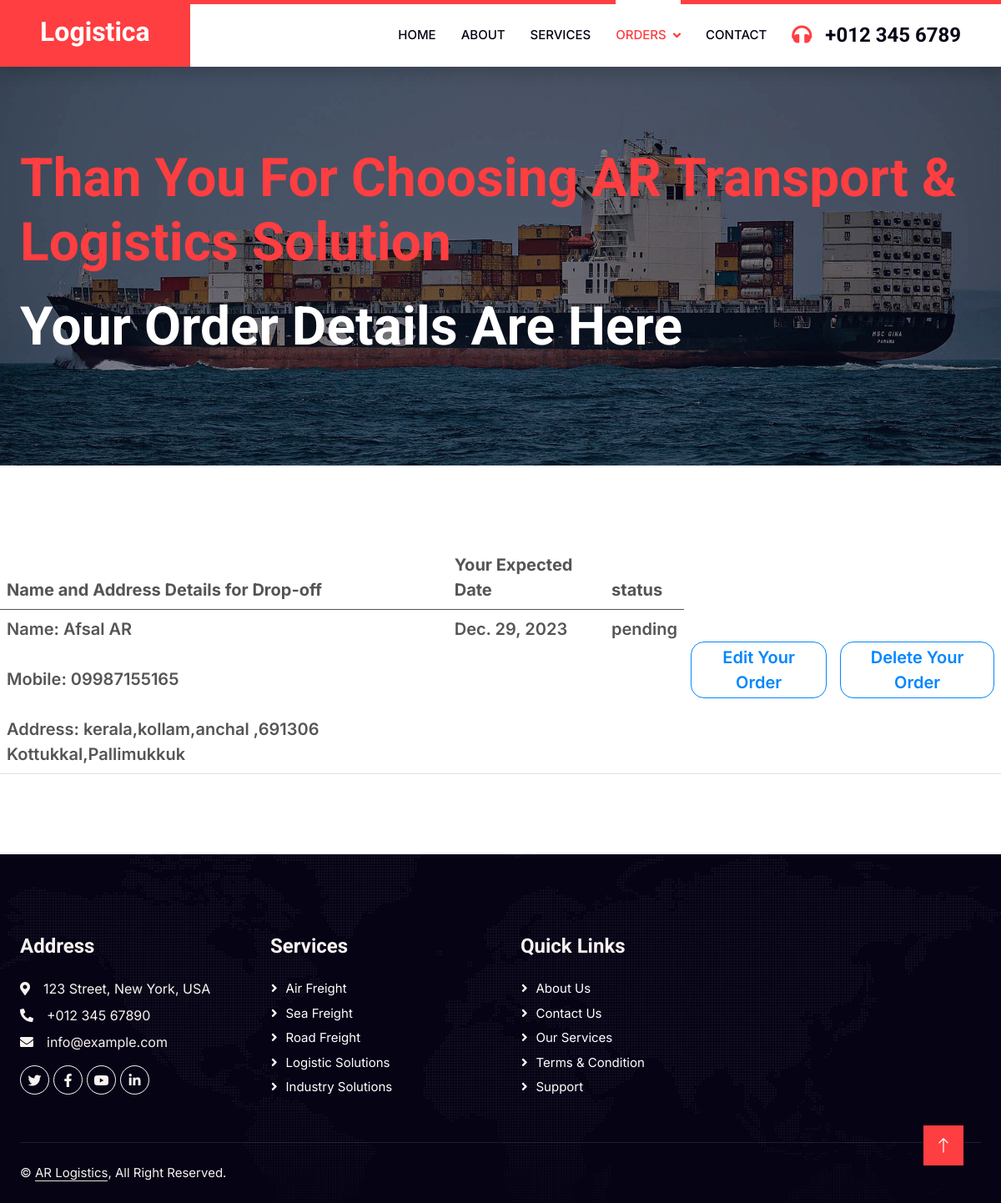
/logic/orders/ (signed in), run on the app's committed database.
### logic/models.py (models this page shows)
class receiverdb(models.Model):
    email = models.CharField(max_length=100, null=True, blank=True)
    re_f_name = models.CharField(max_length=100, null=True, blank=True)
    re_mobile = models.CharField(max_length=100, null=True, blank=True)
    re_address = models.CharField(max_length=100, null=True,blank=True)
    re_date = models.DateField(null=True, default='', blank=True)
    re_status = models.CharField(max_length=100, null=True, blank=True)

### logic/views.py (the view)
# urls.py: path('orders/', views.orders, name='orders'),
def orders(request):
    data = receiverdb.objects.filter(email=request.session['email'])
    return render(request,'orders.html',{'data': data})

### logic/templates/orders.html (shortened to what this page needs)
<!DOCTYPE html>
{% load static %}
<html lang="en">
<head>
    <link href="https://cdnjs.cloudflare.com/ajax/libs/font-awesome/5.10.0/css/all.min.css" rel="stylesheet">
    <link href="https://cdn.jsdelivr.net/npm/bootstrap-icons@1.4.1/font/bootstrap-icons.css" rel="stylesheet">
    <link href="{% static 'lib/animate/animate.min.css' %}" rel="stylesheet">
    <link href="{% static 'lib/owlcarousel/assets/owl.carousel.min.css' %}" rel="stylesheet">
    <link href="{% static 'css/bootstrap.min.css' %}" rel="stylesheet">
    <link href="{% static 'css/style.css' %}" rel="stylesheet">
</head>
<body>
    <nav class="navbar navbar-expand-lg bg-white navbar-light shadow border-top border-5 border-primary sticky-top p-0">
        <a href="index.html" class="navbar-brand bg-primary d-flex align-items-center px-4 px-lg-5">
            <h2 class="mb-2 text-white">Logistica</h2>
        </a>
        <div class="collapse navbar-collapse" id="navbarCollapse">
            <div class="navbar-nav ms-auto p-4 p-lg-0">
                <a href="{% url 'home' %}" class="nav-item nav-link">Home</a>
                <a href="{% url 'about' %}" class="nav-item nav-link">About</a>
                <a href="{% url 'service' %}" class="nav-item nav-link ">Services</a>
                <div class="nav-item dropdown">
                    <a href="#" class="nav-link dropdown-toggle active" data-bs-toggle="dropdown">Orders</a>
                </div>
                <a href="contact.html" class="nav-item nav-link">Contact</a>
            </div>
            <h4 class="m-0 pe-lg-5 d-none d-lg-block"><i class="fa fa-headphones text-primary me-3"></i>+012 345 6789</h4>
        </div>
    </nav>
    <div class="container-fluid page-header py-5" style="margin-bottom: 6rem;">
        <div class="container py-5">
            <h1 class="display-3 text-white animated slideInDown mb-4"><span class="text-primary">Than You For Choosing AR Transport & Logistics Solution</span></h1>
            <h1 class="display-3 text-white mb-3 animated slideInDown">Your Order Details Are Here</h1>
        </div>
    </div>
     <div style="font-weight: 600; font-size:1.25rem;">
         <table class="table">
             <thead>
             <tr>
                 <th>Name and Address Details for Drop-off</th>
                 <th>Your Expected Date</th>
                 <th>status</th>
             </tr>
             </thead>
             <tbody>
             {% for i in data %}
             <tr>
                 <td>Name: {{i.re_f_name}}<br><br>
                        Mobile: {{i.re_mobile}}<br><br>
                        Address: {{i.re_address}}</td>
                 <td class="">{{i.re_date}}</td>
                 <td class="">{{i.re_status}}</td>
                 <td>
                     <form action="{% url 'edit2' dataid=i.id %}">
                     <button class="bt" type="submit">Edit Your Order</button>
                     </form>
                 </td>
                 <td>
                     <form action="{% url 'delete' de=i.id %}">
                     <button class="bt" type="submit">Delete Your Order</button>
                     </form>
                 </td>
              </tr>
             {% endfor %}
             </tbody>
         </table>
     </div>
    <div class="container-fluid bg-dark text-light footer pt-5 wow fadeIn" data-wow-delay="0.1s" style="margin-top: 6rem;">
        <div class="container py-5">
            <div class="row g-5">
                <div class="col-lg-3 col-md-6">
                    <h4 class="text-light mb-4">Address</h4>
                    <p class="mb-2"><i class="fa fa-map-marker-alt me-3"></i>123 Street, New York, USA</p>
                    <p class="mb-2"><i class="fa fa-phone-alt me-3"></i>+012 345 67890</p>
                    <p class="mb-2"><i class="fa fa-envelope me-3"></i>info@example.com</p>
                    <div class="d-flex pt-2">
                        <a class="btn btn-outline-light btn-social" href=""><i class="fab fa-twitter"></i></a>
                        <a class="btn btn-outline-light btn-social" href=""><i class="fab fa-facebook-f"></i></a>
                        <a class="btn btn-outline-light btn-social" href=""><i class="fab fa-youtube"></i></a>
                        <a class="btn btn-outline-light btn-social" href=""><i class="fab fa-linkedin-in"></i></a>
                    </div>
                </div>
                <div class="col-lg-3 col-md-6">
                    <h4 class="text-light mb-4">Services</h4>
                    <a class="btn btn-link" href="">Air Freight</a>
                    <a class="btn btn-link" href="">Sea Freight</a>
                    <a class="btn btn-link" href="">Road Freight</a>
                    <a class="btn btn-link" href="">Logistic Solutions</a>
                    <a class="btn btn-link" href="">Industry solutions</a>
                </div>
                <div class="col-lg-3 col-md-6">
                    <h4 class="text-light mb-4">Quick Links</h4>
                    <a class="btn btn-link" href="">About Us</a>
                    <a class="btn btn-link" href="">Contact Us</a>
                    <a class="btn btn-link" href="">Our Services</a>
                    <a class="btn btn-link" href="">Terms & Condition</a>
                    <a class="btn btn-link" href="">Support</a>
                </div>
            </div>
        </div>
        <div class="container">
            <div class="copyright">
                <div class="row">
                    <div class="col-md-6 text-center text-md-start mb-3 mb-md-0">
                        &copy; <a class="border-bottom" href="#">AR Logistics</a>, All Right Reserved.
                    </div>
                    <div class="col-md-6 text-center text-md-end">
                    </div>
                </div>
            </div>
        </div>
    </div>
    <a href="#" class="btn btn-lg btn-primary btn-lg-square rounded-0 back-to-top"><i class="bi bi-arrow-up"></i></a>
</body>
</html>

### logic/static/css/style.css (style rules this page uses)
:root { --primary: #FF3E41; --secondary: #51CFED; --light: #F8F2F0; --dark: #060315; }
.back-to-top { position: fixed; display: none; right: 45px; bottom: 45px; z-index: 99; }
.btn { font-weight: 600; transition: .5s; }
.btn.btn-primary, .btn.btn-secondary { color: #FFFFFF; }
.btn-lg-square { width: 48px; height: 48px; }
.btn-square, .btn-sm-square, .btn-lg-square { padding: 0; display: flex; align-items: center; justify-content: center; font-weight: normal; }
.navbar .dropdown-toggle::after { border: none; content: "\f107"; font-family: "Font Awesome 5 Free"; font-weight: 900; vertical-align: middle; margin-left: 8px; }
.navbar-light .navbar-nav .nav-link { position: relative; margin-right: 30px; padding: 25px 0; color: #FFFFFF; font-size: 15px; text-transform: uppercase; outline: none; }
.navbar-light .navbar-nav .nav-link:hover, .navbar-light .navbar-nav .nav-link.active { color: var(--primary); }
.navbar-light .navbar-brand, .navbar-light a.btn { height: 75px; }
.navbar-light .navbar-nav .nav-link { color: var(--dark); font-weight: 500; }
.navbar-light.sticky-top { top: -100px; transition: .5s; }
@media (min-width: 992px) { .navbar-light .navbar-nav .nav-link::before { position: absolute; content: ""; width: 0; height: 5px; top: -6px; left: 50%; background: #FFFFFF; transition: .5s; } }
@media (min-width: 992px) { .navbar-light .navbar-nav .nav-link:hover::before, .navbar-light .navbar-nav .nav-link.active::before { width: 100%; left: 0; } }
.page-header { background: linear-gradient(rgba(6, 3, 21, .5), rgba(6, 3, 21, .5)), url(../img/carousel-1.jpg) center center no-repeat; background-size: cover; }
.footer { background: linear-gradient(rgba(6, 3, 21, .5), rgba(6, 3, 21, .5)), url(../img/map.png) center center no-repeat; background-size: cover; }
.footer .btn.btn-social { margin-right: 5px; width: 35px; height: 35px; display: flex; align-items: center; justify-content: center; color: var(--light); border: 1px solid #FFFFFF; border-radius: 35px; transition: .3s; }
.footer .btn.btn-link { display: block; margin-bottom: 5px; padding: 0; text-align: left; color: #FFFFFF; font-size: 15px; font-weight: normal; text-transform: capitalize; transition: .3s; }
.footer .btn.btn-link::before { position: relative; content: "\f105"; font-family: "Font Awesome 5 Free"; font-weight: 900; margin-right: 10px; }
.footer .copyright { padding: 25px 0; font-size: 15px; border-top: 1px solid rgba(256, 256, 256, .1); }
.footer .copyright a { color: var(--light); }

### logic/templates/orders.html (style rules this page uses)
.bt { border-radius: 16px; padding:.2rem 1rem; font-size:1.25rem; background-color: transparent; font-weight: 600; transition: .5s; margin-top:30px; color: #0286ff; border:1px solid #0286ff; }

### data on the page
receiverdb: re_f_name "Afsal AR", re_mobile "09987155165", re_address "kerala,kollam,anchal ,691306 Kottukkal,Pallimukkuk", re_date "Dec. 29, 2023", re_status "pending"
